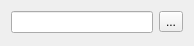
<?xml version="1.0" encoding="utf-8"?>
<ui version="4.0">
 <author>
    SPDX-FileCopyrightText: none
    SPDX-License-Identifier: GPL-3.0-or-later
  </author>
 <class>WdgFileNameRequester</class>
 <widget class="QWidget" name="WdgFileNameRequester">
  <property name="geometry">
   <rect>
    <x>0</x>
    <y>0</y>
    <width>194</width>
    <height>46</height>
   </rect>
  </property>
  <property name="sizePolicy">
   <sizepolicy hsizetype="MinimumExpanding" vsizetype="Preferred">
    <horstretch>0</horstretch>
    <verstretch>0</verstretch>
   </sizepolicy>
  </property>
  <layout class="QVBoxLayout" name="verticalLayout">
   <item>
    <layout class="QHBoxLayout" name="horizontalLayout">
     <item>
      <widget class="QLineEdit" name="txtFileName">
       <property name="toolTip">
        <string>Selected file name</string>
       </property>
      </widget>
     </item>
     <item>
      <widget class="QToolButton" name="btnSelectFile">
       <property name="toolTip">
        <string>Select file name…</string>
       </property>
       <property name="text">
        <string>...</string>
       </property>
      </widget>
     </item>
    </layout>
   </item>
   <item>
    <spacer name="verticalSpacer">
     <property name="orientation">
      <enum>Qt::Vertical</enum>
     </property>
     <property name="sizeHint" stdset="0">
      <size>
       <width>20</width>
       <height>2</height>
      </size>
     </property>
    </spacer>
   </item>
  </layout>
 </widget>
 <resources/>
 <connections/>
</ui>
